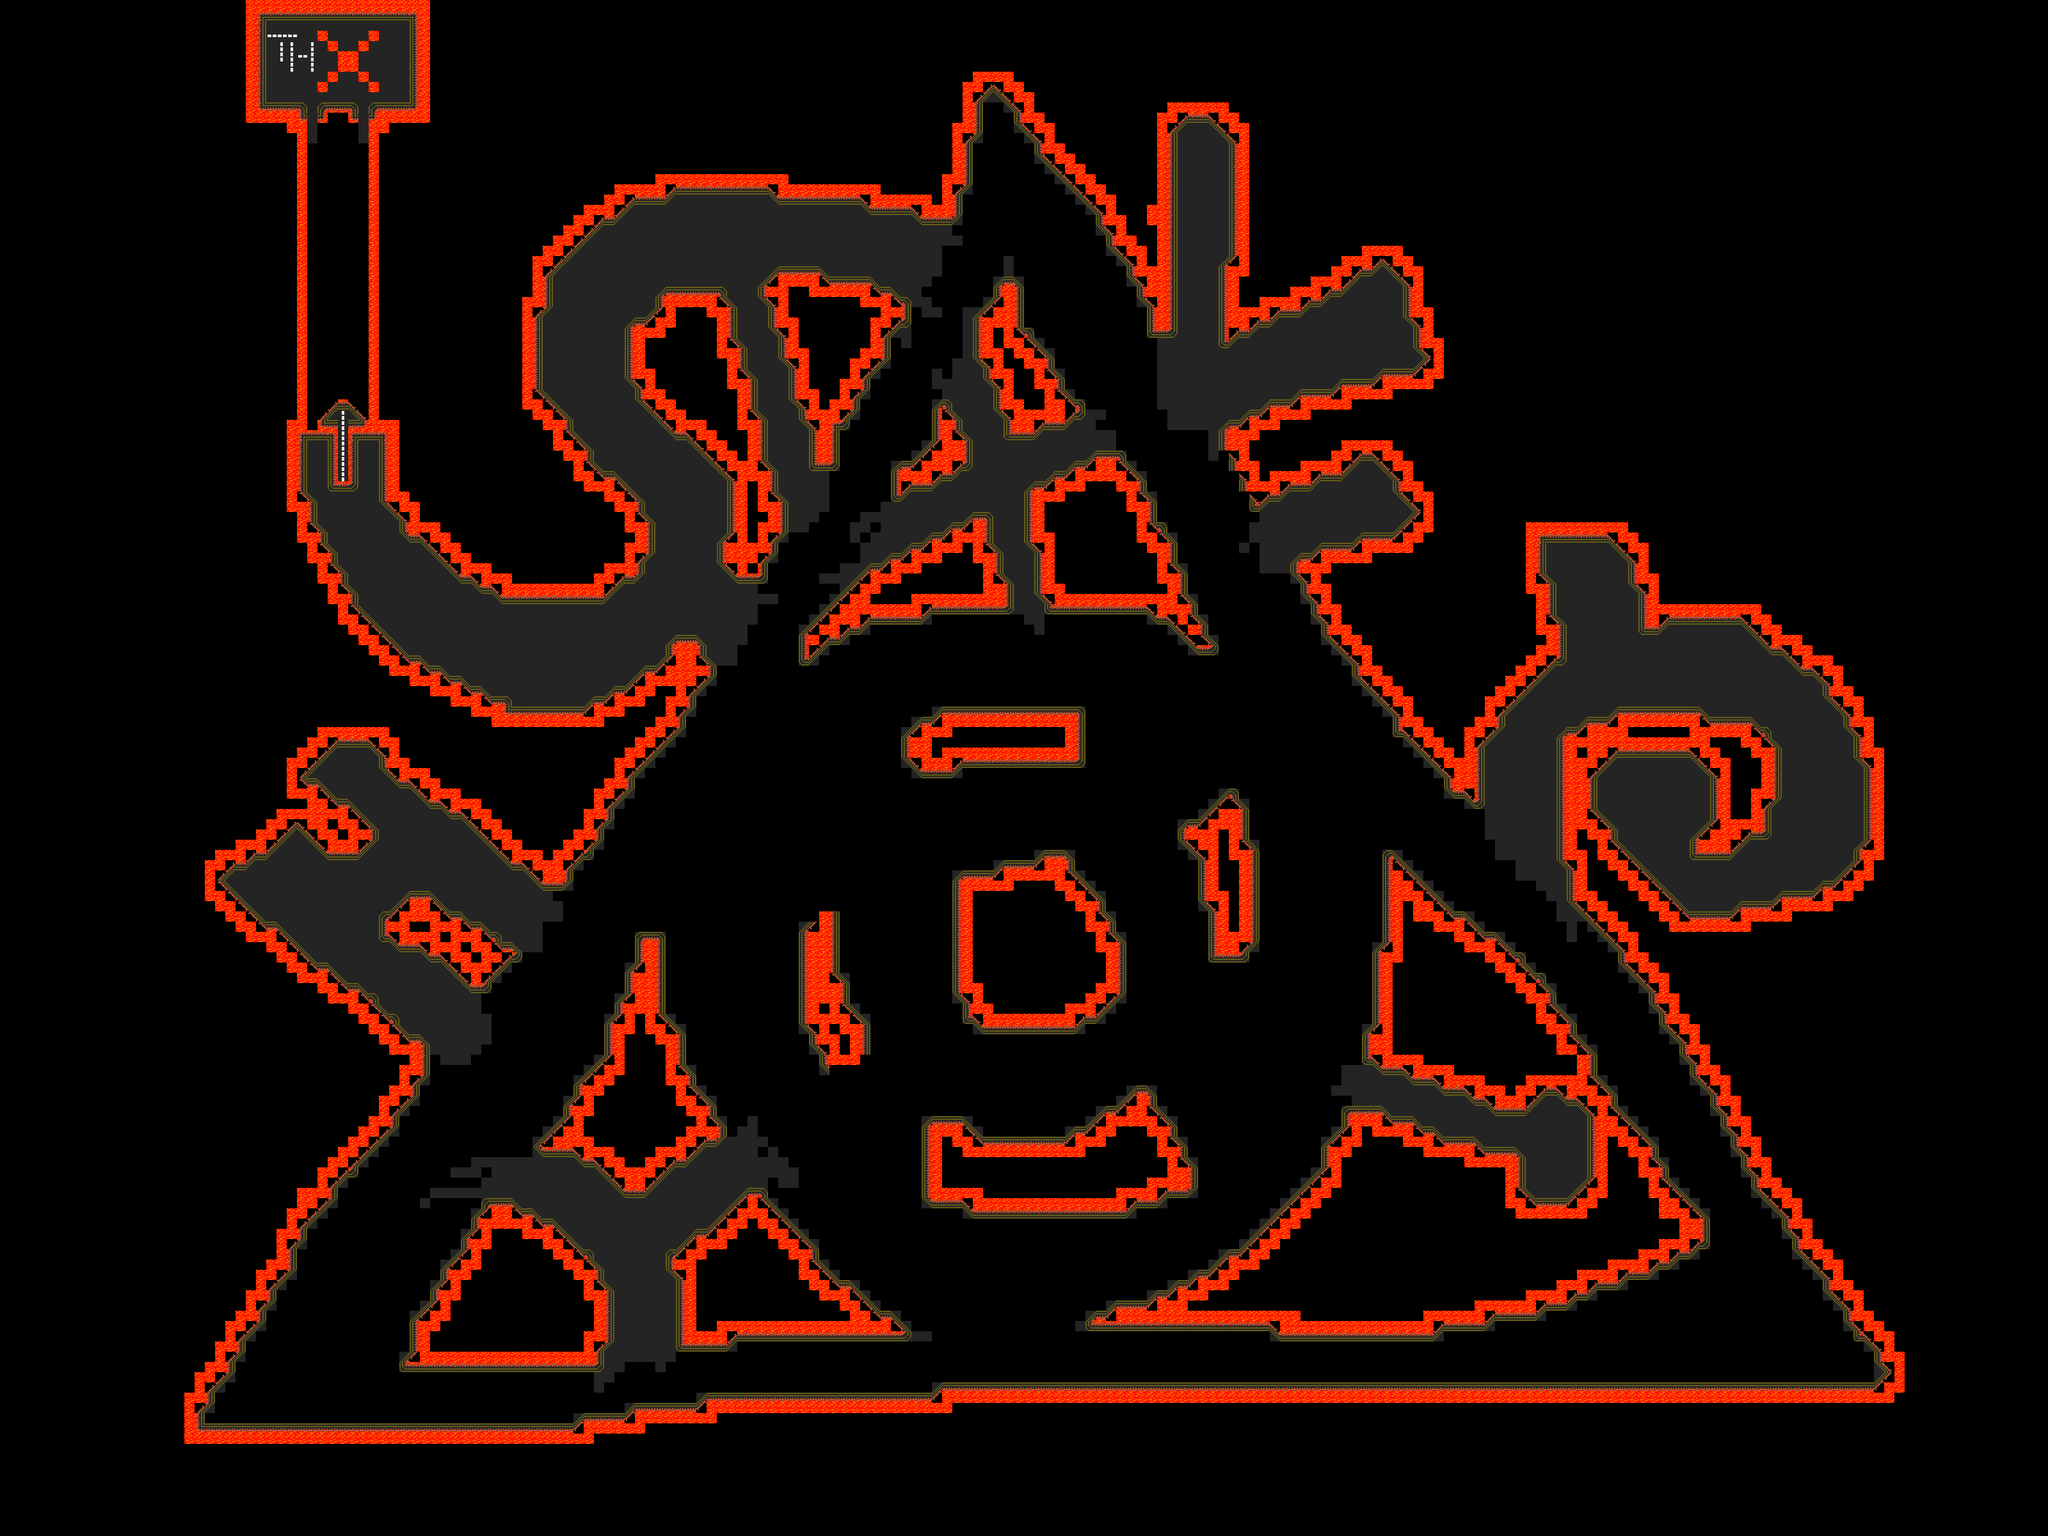

Tiled map render using the project's own tile images. Description and the map definition, with tile-layer contents summarised, below:
An orthogonal 200x150 tile map with 24x24 px tiles, 2 tile layers (street, collision), 1 hidden layer not drawn, 2 tilesets and 45 objects (27x spawn, 17x destination, player).

<map version="1.0" orientation="orthogonal" width="200" height="150" tilewidth="24" tileheight="24">
 <tileset firstgid="1" name="first" tilewidth="24" tileheight="24">
  <image source="../gfx/tileset_scaled.png" trans="ff9a26" width="192" height="120" />
 </tileset>
 <tileset firstgid="41" name="spawntiles" tilewidth="24" tileheight="24">
  <image source="../gfx/spawntiles.png" trans="ff9a26" width="48" height="24" />
 </tileset>
 <layer name="lava" width="200" height="150" visible="0">
  <data>[30000 cells, 30000 non-empty, 11 distinct tile ids]</data>
 </layer>
 <layer name="street" width="200" height="150">
  <data>[30000 cells, 5478 non-empty, 24 distinct tile ids]</data>
 </layer>
 <layer name="collision" width="200" height="150">
  <data>[30000 cells, 2290 non-empty, 1 distinct tile ids]</data>
 </layer>
 <objectgroup name="points" width="200" height="150">
  <object type="spawn" gid="41" x="2175" y="1220" />
  <object type="destination" gid="42" x="2802" y="372">
   <properties>
    <property name="direction" value="right" />
   </properties>
  </object>
  <object type="spawn" gid="41" x="1496" y="535" />
  <object type="spawn" gid="41" x="2319" y="282" />
  <object type="spawn" gid="41" x="729" y="1066" />
  <object type="spawn" gid="41" x="849" y="1066" />
  <object type="destination" gid="42" x="3220" y="757">
   <properties>
    <property name="direction" value="up" />
   </properties>
  </object>
  <object type="destination" gid="42" x="790" y="1073">
   <properties>
    <property name="direction" value="down" />
   </properties>
  </object>
  <object type="destination" gid="42" x="2323" y="1123">
   <properties>
    <property name="direction" value="left" />
   </properties>
  </object>
  <object name="player" type="player" x="2425" y="2521" />
  <object type="spawn" gid="41" x="2273" y="727" />
  <object type="spawn" gid="41" x="3203" y="1148" />
  <object type="spawn" gid="41" x="3673" y="1318" />
  <object type="spawn" gid="41" x="3761" y="1297" />
  <object type="spawn" gid="41" x="3830" y="1891" />
  <object type="spawn" gid="41" x="3900" y="1806" />
  <object type="spawn" gid="41" x="3948" y="1876" />
  <object type="spawn" gid="41" x="3648" y="2712" />
  <object type="spawn" gid="41" x="4276" y="3182" />
  <object type="spawn" gid="41" x="1476" y="2906" />
  <object type="spawn" gid="41" x="648" y="3255" />
  <object type="spawn" gid="41" x="685" y="2061" />
  <object type="spawn" gid="41" x="845" y="1818" />
  <object type="spawn" gid="41" x="1821" y="1885" />
  <object type="spawn" gid="41" x="2921" y="2439" />
  <object type="spawn" gid="41" x="2027" y="2330" />
  <object type="spawn" gid="41" x="2715" y="1515" />
  <object type="spawn" gid="41" x="2573" y="1779" />
  <object type="spawn" gid="41" x="2594" y="1685" />
  <object type="spawn" gid="41" x="1915" y="1161" />
  <object type="spawn" gid="41" x="3233" y="706" />
  <object type="spawn" gid="41" x="2800" y="342" />
  <object type="destination" gid="42" x="3230" y="1194">
   <properties>
    <property name="direction" value="up" />
   </properties>
  </object>
  <object type="destination" gid="42" x="3894" y="1870">
   <properties>
    <property name="direction" value="up" />
   </properties>
  </object>
  <object type="destination" gid="42" x="2424" y="2533">
   <properties>
    <property name="direction" value="up" />
   </properties>
  </object>
  <object type="destination" gid="42" x="3636" y="2648">
   <properties>
    <property name="direction" value="up" />
   </properties>
  </object>
  <object type="destination" gid="42" x="4209" y="3130">
   <properties>
    <property name="direction" value="up" />
   </properties>
  </object>
  <object type="destination" gid="42" x="1473" y="2885">
   <properties>
    <property name="direction" value="up" />
   </properties>
  </object>
  <object type="destination" gid="42" x="906" y="2061">
   <properties>
    <property name="direction" value="up" />
   </properties>
  </object>
  <object type="destination" gid="42" x="700" y="3221">
   <properties>
    <property name="direction" value="up" />
   </properties>
  </object>
  <object type="destination" gid="42" x="1606" y="1385">
   <properties>
    <property name="direction" value="up" />
   </properties>
  </object>
  <object type="destination" gid="42" x="1709" y="567">
   <properties>
    <property name="direction" value="up" />
   </properties>
  </object>
  <object type="destination" gid="42" x="2352" y="315">
   <properties>
    <property name="direction" value="up" />
   </properties>
  </object>
  <object type="destination" gid="42" x="1779" y="1870">
   <properties>
    <property name="direction" value="up" />
   </properties>
  </object>
  <object type="destination" gid="42" x="3070" y="1697">
   <properties>
    <property name="direction" value="up" />
   </properties>
  </object>
 </objectgroup>
</map>